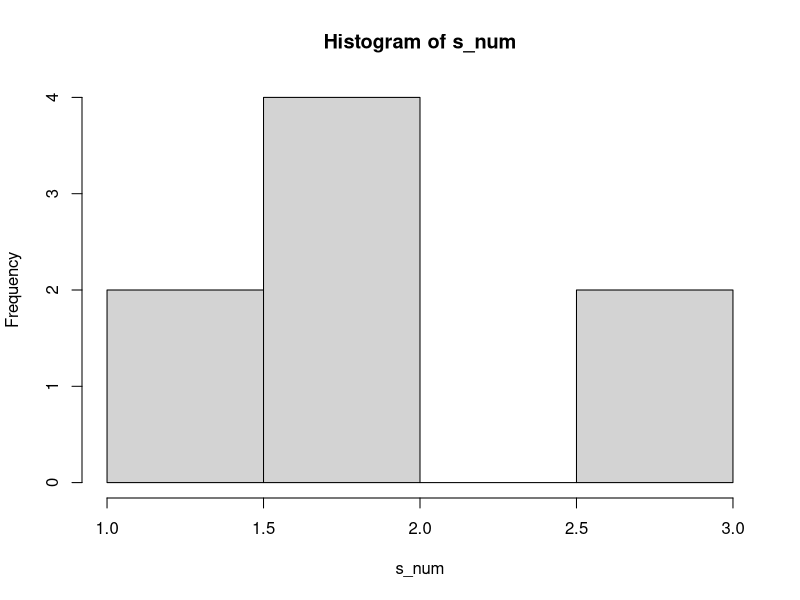
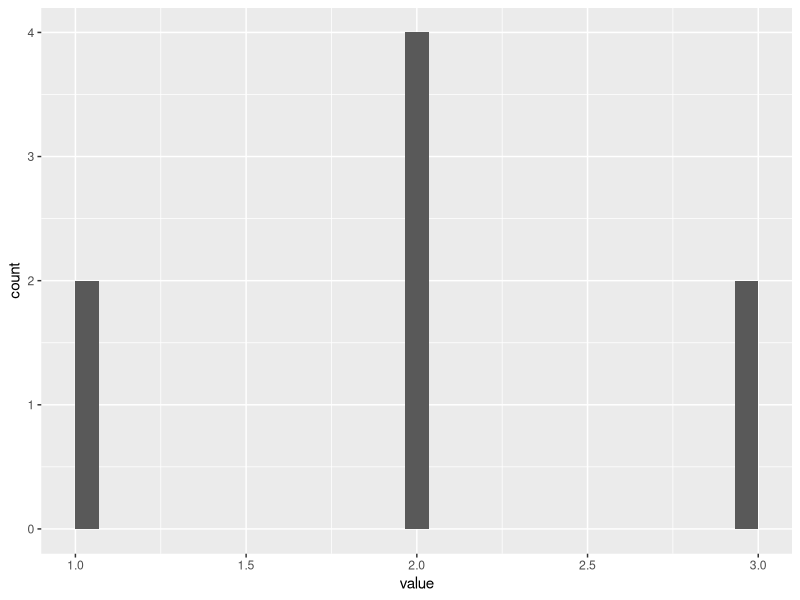
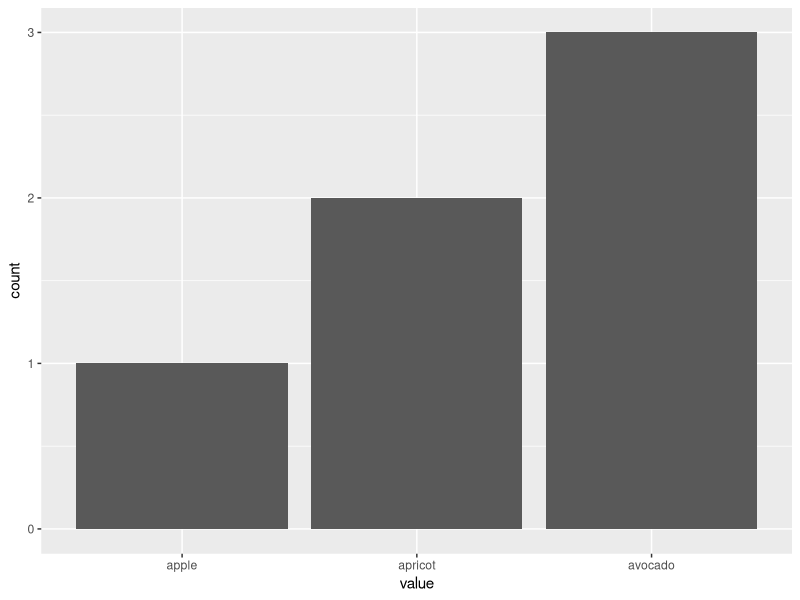

Generate these figures, in order, with R:
## ---- chunk 1
knitr::opts_chunk$set(echo = TRUE)
## ---- chunk 2
s_num <- c(1, 1, 2, 2, 2, 2, 3, 3)

# base
# ggplot2
# library(ggplot2)

summary(s_num)
hist(s_num)
library(dplyr)
library(ggplot2)

s_num %>%
  as_tibble() %>% 
  ggplot(aes(x = value)) + geom_histogram()
## ---- chunk 3
# idea from stringr::fruit
s_fruit <- c("apple", "apricot", "apricot", "avocado", "avocado", "avocado")
s_fruit %>% 
  as_tibble() %>% 
  ggplot(aes(value)) + geom_bar()
